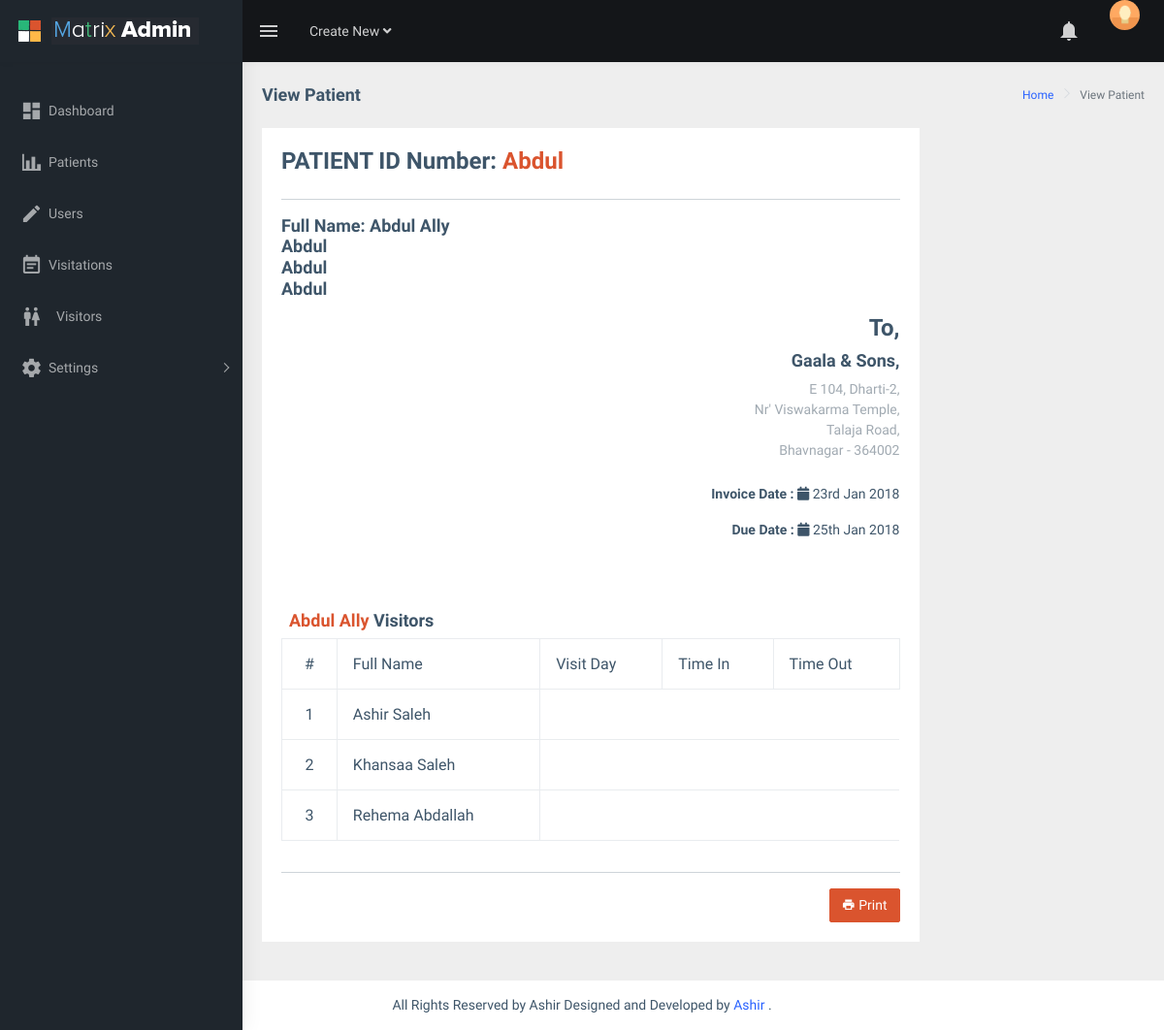
Page /viewPatient.php?id=9 (signed in) on the committed database.
### tables this page shows
CREATE TABLE `patients` (
  `patient_id` int(11) NOT NULL,
  `patient_fname` varchar(255) NOT NULL,
  `patient_mdname` varchar(255) NOT NULL,
  `patient_lname` varchar(255) NOT NULL,
  `patient_gender` varchar(255) NOT NULL,
  `patient_age` int(50) NOT NULL,
  `patient_block` varchar(255) NOT NULL,
  `patient_address` varchar(255) NOT NULL,
  `patient_ward` varchar(255) NOT NULL,
  `patient_date_of_birth` date DEFAULT NULL
);

CREATE TABLE `visitors` (
  `visitor_id` int(50) NOT NULL,
  `p_id` int(11) NOT NULL,
  `visitor_fname` varchar(255) NOT NULL,
  `visitor_mdname` varchar(255) NOT NULL,
  `visitor_lname` varchar(255) NOT NULL,
  `visitor_id_type` varchar(255) NOT NULL,
  `visitor_id_number` int(255) NOT NULL,
  `visitor_relationship` varchar(255) NOT NULL
);

### viewPatient.php (the view, shortened to what this page needs)
<?php require 'includes/header.php' ?>
<?php
if (isset($_GET['id'])) {
    $statement = $db->prepare("SELECT * FROM `patients` JOIN `visitors` ON patients.patient_id = visitors.p_id  WHERE patients.patient_id=?");
    $statement->execute(array($_GET['id']));
    $patient = $statement->fetch(PDO::FETCH_ASSOC);
} else {
    header('location: ./');
}
?>
<div class="page-breadcrumb">
    <div class="row">
        <div class="col-12 d-flex no-block align-items-center">
            <h4 class="page-title">View Patient</h4>
            <div class="ms-auto text-end">
                <nav aria-label="breadcrumb">
                    <ol class="breadcrumb">
                        <li class="breadcrumb-item"><a href="index.php">Home</a></li>
                        <li class="breadcrumb-item active" aria-current="page">View Patient</li>
                    </ol>
                </nav>
            </div>
        </div>
    </div>
</div>
<div class="container-fluid">
    <div class="row">
        <div class="col-md-9">
            <div class="card card-body printableArea">
                <h3>
                    <b>PATIENT ID Number: </b> <span
                        class="pull-right text-danger"><?php echo $patient['patient_fname']; ?></span>
                </h3>
                <hr>
                <div class="row">
                    <div class="col-md-12">
                        <div class="pull-left">
                            <h4 class=>Full Name:
                                <b><?php echo $patient['patient_fname'] . " " . $patient['patient_lname'] ?></b>
                                <br /><?php echo $patient['patient_fname'] ?>
                                <br /><?php echo $patient['patient_fname'] ?>
                                <br /><?php echo $patient['patient_fname'] ?>
                        </div>
                        <div class="pull-right text-end">
                            <h3>To,</h3>
                            <h4 class="font-bold">Gaala & Sons,</h4>
                            <p class="text-muted ms-4">E 104, Dharti-2,
                                <br /> Nr' Viswakarma Temple,
                                <br /> Talaja Road,
                                <br /> Bhavnagar - 364002
                            </p>
                            <p class="mt-4"><b>Invoice Date :</b> <i class="fa fa-calendar"></i> 23rd
                                Jan 2018</p>
                            <p><b>Due Date :</b> <i class="fa fa-calendar"></i> 25th Jan 2018</p>
                        </div>
                    </div>
                    <div class="col-md-12">
                        <div class="table-responsive mt-5" style="clear: both;">
                            <div class="p-2">
                                <h4 class="card-title mb-0">
                                    <span
                                        class="text-danger"><?php echo $patient['patient_fname'] . " " . $patient['patient_lname'] ?></span>
                                    Visitors</h5>
                            </div>
                            <table class="table table-hover table-bordered">
                                <thead>
                                    <tr>
                                        <th class="text-center">#</th>
                                        <th>Full Name</th>
                                        <th class="text-start">Visit Day</th>
                                        <th class="text-start">Time In</th>
                                        <th class="text-start">Time Out</th>
                                    </tr>
                                </thead>
                                <tbody>
                                    <?php
                                    $counter = 1;
                                    $statement = $db->prepare("SELECT * FROM `patients` JOIN `visitors` ON patients.patient_id = visitors.p_id  WHERE patients.patient_id=?");
                                    $statement->execute(array($_GET['id']));
                                    while ($visitor = $statement->fetch(PDO::FETCH_ASSOC)) {
                                    ?>
                                    <tr>
                                        <td class="text-center"><?php echo $counter ?></td>
                                        <td><?php echo $visitor['visitor_fname'] . " " . $visitor['visitor_mdname'] ?>
                                        </td>
                                    </tr>
                                    <?php
                                        $counter++;
                                    }
                                    ?>
                                </tbody>
                            </table>
                        </div>
                    </div>
                    <div class="col-md-12">
                        <hr>
                        <div class="text-end">
                            <button class="btn btn-danger text-white" type="submit"> <i class="mdi mdi-printer"></i>
                                Print</button>
                        </div>
                    </div>
                </div>
            </div>
        </div>
    </div>
</div>
<?php require 'includes/footer.php' ?>

### rows in the picture
patients: patient_fname "Abdul", patient_lname "Ally", visitors.visitor_fname "Ashir", visitors.visitor_mdname "Saleh", visitors.visitor_fname "Khansaa", visitors.visitor_fname "Rehema", visitors.visitor_mdname "Abdallah"
